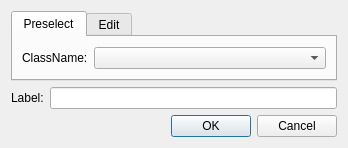
<?xml version="1.0" encoding="UTF-8"?>
<ui version="4.0">
 <class>AddEdgeDialog</class>
 <widget class="QDialog" name="AddEdgeDialog">
  <property name="geometry">
   <rect>
    <x>0</x>
    <y>0</y>
    <width>348</width>
    <height>144</height>
   </rect>
  </property>
  <property name="windowTitle">
   <string>Dialog</string>
  </property>
  <layout class="QVBoxLayout" name="verticalLayout">
   <item>
    <widget class="QTabWidget" name="tabWidget">
     <property name="currentIndex">
      <number>0</number>
     </property>
     <widget class="QWidget" name="tab">
      <attribute name="title">
       <string>Preselect</string>
      </attribute>
      <layout class="QVBoxLayout" name="verticalLayout_2">
       <item>
        <layout class="QHBoxLayout" name="horizontalLayout">
         <item>
          <widget class="QLabel" name="label">
           <property name="text">
            <string>ClassName:</string>
           </property>
          </widget>
         </item>
         <item>
          <widget class="QComboBox" name="comboBox_className">
           <property name="sizePolicy">
            <sizepolicy hsizetype="Expanding" vsizetype="Fixed">
             <horstretch>0</horstretch>
             <verstretch>0</verstretch>
            </sizepolicy>
           </property>
          </widget>
         </item>
        </layout>
       </item>
      </layout>
     </widget>
     <widget class="QWidget" name="tab_2">
      <attribute name="title">
       <string>Edit</string>
      </attribute>
      <layout class="QVBoxLayout" name="verticalLayout_3">
       <item>
        <layout class="QHBoxLayout" name="horizontalLayout_3">
         <item>
          <widget class="QLabel" name="label_3">
           <property name="text">
            <string>ClassName:</string>
           </property>
          </widget>
         </item>
         <item>
          <widget class="QLineEdit" name="lineEdit_className">
           <property name="sizePolicy">
            <sizepolicy hsizetype="Expanding" vsizetype="Fixed">
             <horstretch>0</horstretch>
             <verstretch>0</verstretch>
            </sizepolicy>
           </property>
          </widget>
         </item>
        </layout>
       </item>
      </layout>
     </widget>
    </widget>
   </item>
   <item>
    <layout class="QHBoxLayout" name="horizontalLayout_4">
     <item>
      <widget class="QLabel" name="label_4">
       <property name="text">
        <string>Label:</string>
       </property>
      </widget>
     </item>
     <item>
      <widget class="QLineEdit" name="lineEdit_label"/>
     </item>
    </layout>
   </item>
   <item>
    <widget class="QDialogButtonBox" name="buttonBox">
     <property name="orientation">
      <enum>Qt::Horizontal</enum>
     </property>
     <property name="standardButtons">
      <set>QDialogButtonBox::Cancel|QDialogButtonBox::Ok</set>
     </property>
    </widget>
   </item>
  </layout>
 </widget>
 <resources/>
 <connections>
  <connection>
   <sender>buttonBox</sender>
   <signal>accepted()</signal>
   <receiver>AddEdgeDialog</receiver>
   <slot>accept()</slot>
   <hints>
    <hint type="sourcelabel">
     <x>248</x>
     <y>254</y>
    </hint>
    <hint type="destinationlabel">
     <x>157</x>
     <y>274</y>
    </hint>
   </hints>
  </connection>
  <connection>
   <sender>buttonBox</sender>
   <signal>rejected()</signal>
   <receiver>AddEdgeDialog</receiver>
   <slot>reject()</slot>
   <hints>
    <hint type="sourcelabel">
     <x>316</x>
     <y>260</y>
    </hint>
    <hint type="destinationlabel">
     <x>286</x>
     <y>274</y>
    </hint>
   </hints>
  </connection>
 </connections>
</ui>
